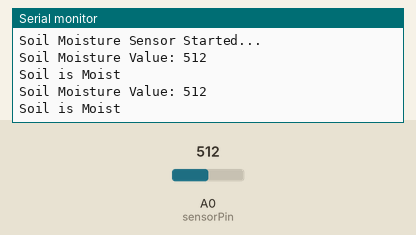
Simulated run of this sketch. Board: Arduino Uno, built with avr-gcc and run on an emulated ATmega328P. Shown: the last lines printed to the serial monitor. The inputs (shaded band) are chosen by the test bench; at power-on: A0 (sensorPin) = 512.

Above: at 2.8 s.
2.9 s: A0 (sensorPin) set to 693
At 4.6 s:
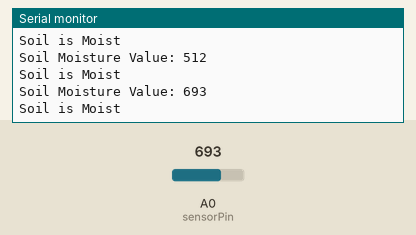
5.6 s: A0 (sensorPin) set to 709
At 7.3 s:
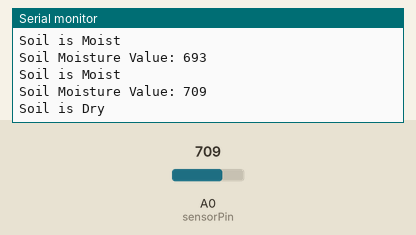
Timing chart, 0 to 8.8 s (numbered marks = the images above; inputs shaded):
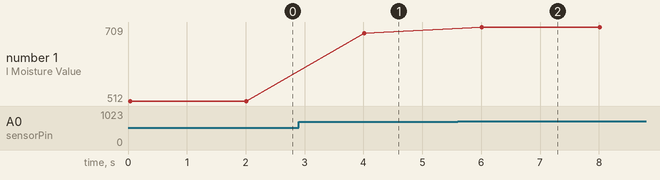

Measured:
- the behaviour switches between 700 and 701 on A0 (sensorPin) (found by bisection; images 1 and 2)
- after the input at 2.9 s, the serial monitor: prints a new line after 1.1 s (image 1)
- after the input at 5.6 s, the serial monitor: prints a new line after 0.41 s (image 2)
- plotted number 1: 512 → 693 after the input at 2.9 s, 693 → 709 after the input at 5.6 s

The sketch:

Soil_moisture.ino
```cpp
// Soil Moisture Sensor Basic Code

const int sensorPin = A0; // Analog pin connected to sensor
int sensorValue = 0;

void setup() {
  Serial.begin(9600);    // Start serial communication
  Serial.println("Soil Moisture Sensor Started...");
}

void loop() {
  sensorValue = analogRead(sensorPin); // Read analog value (0-1023)

  Serial.print("Soil Moisture Value: ");
  Serial.println(sensorValue);

  // Optional: interpret moisture level
  if(sensorValue > 700) {
    Serial.println("Soil is Dry");
  } else if(sensorValue > 300) {
    Serial.println("Soil is Moist");
  } else {
    Serial.println("Soil is Wet");
  }

  delay(2000); // Read every 2 seconds
}
```
